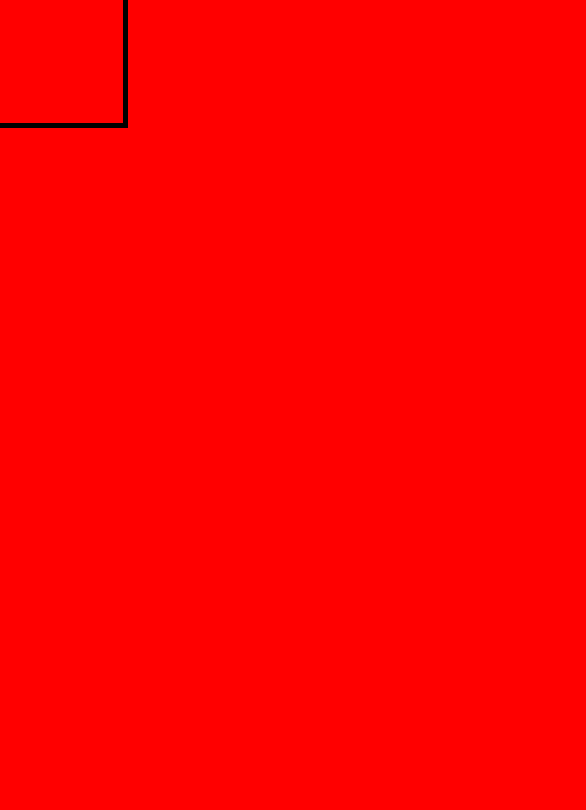
Frame 1 (no input)
Frame 60 (the mouse pressed at the canvas centre just before this capture): identical to frame 1, image omitted
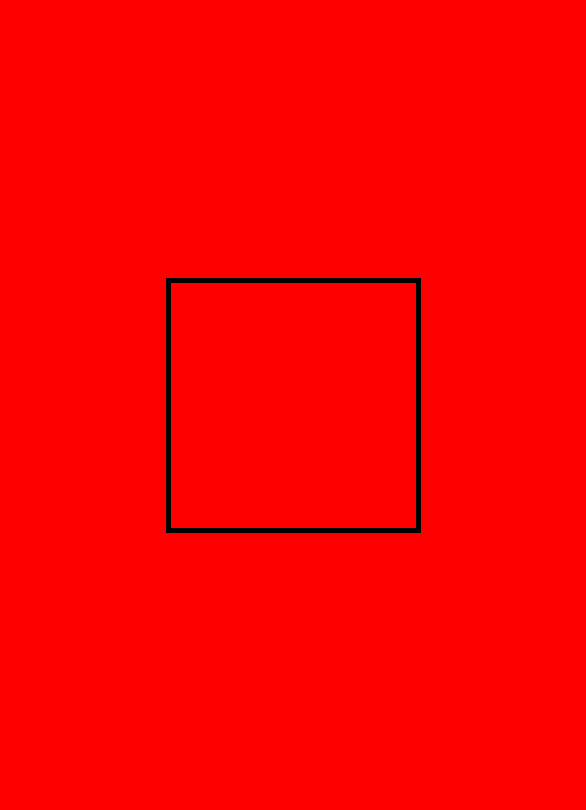
Frame 120 (the mouse held since frame 60 and released just before this capture)

The Processing sketch that drew these frames (run headless with seeded random() and noise(); from frame 60 on, the mouse is pressed at the canvas centre):

// Processing sketch: basics001
// ── basics001.pde
color white = #f1f1f1;
color black = #000000;
color primary = #ff0000;

void setup() {
  rectMode(CENTER);
  size(586, 810);
}

void draw() {
  background(primary);
  noFill();

  strokeWeight(5);

  stroke(black);

  rect(mouseX, mouseY, 250, 250);
}
